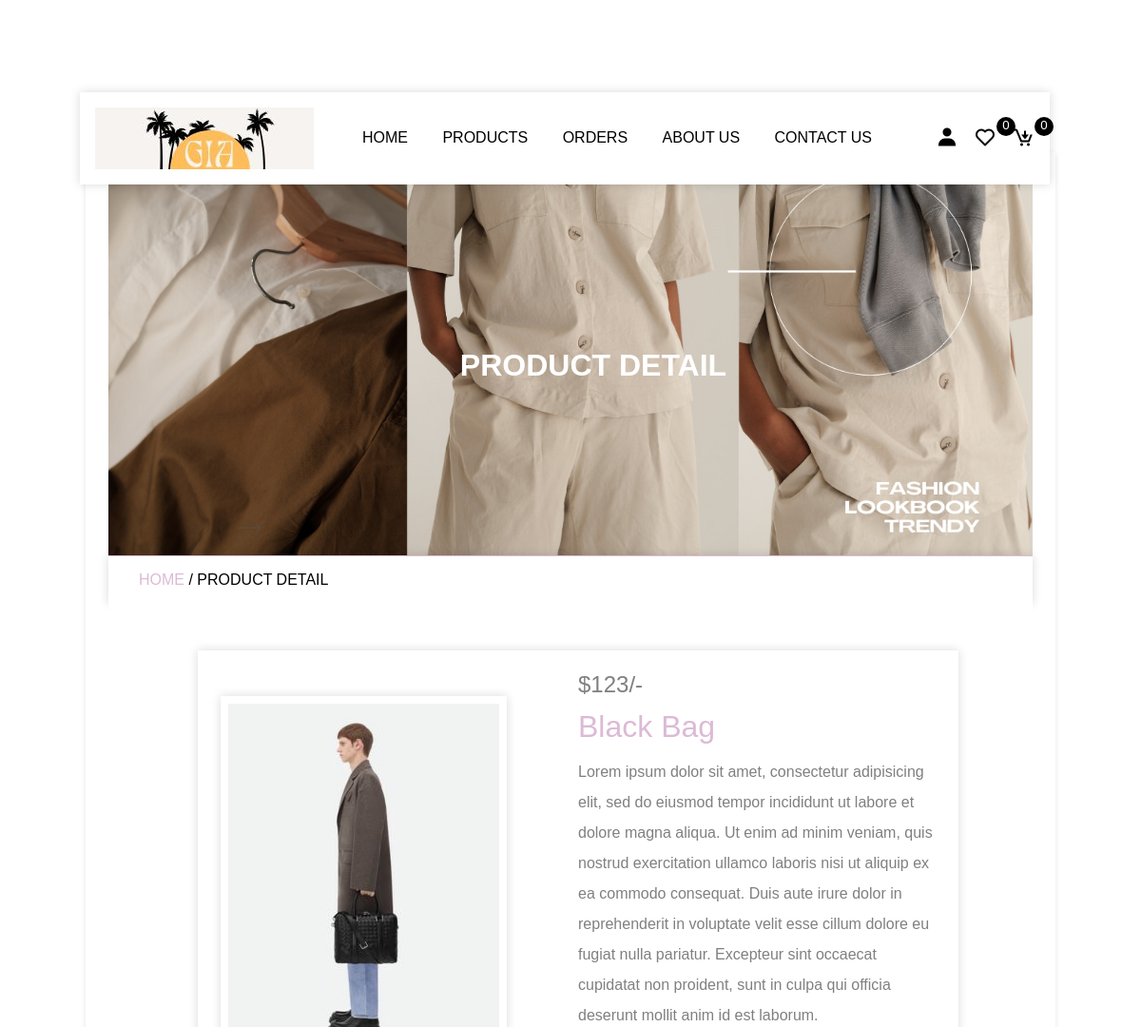
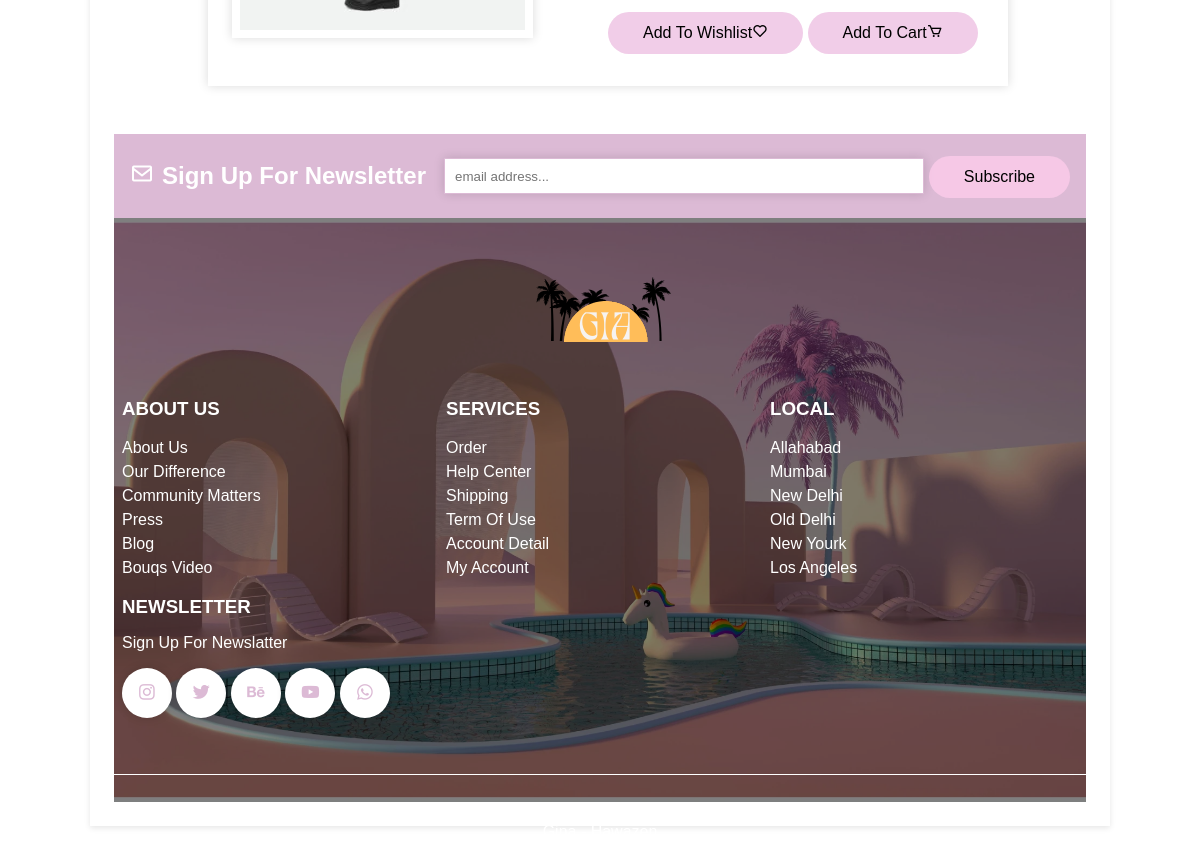
Page /view_page.php?pid=BLTtlhOgq1cuz7plh4Ia on the committed database (2 pictures, top to bottom).
### tables this page shows
CREATE TABLE `products` (
  `id` varchar(255) NOT NULL,
  `name` varchar(255) NOT NULL,
  `price` varchar(255) NOT NULL,
  `image` varchar(255) NOT NULL,
  `product_detail` varchar(500) NOT NULL,
  `status` varchar(100) NOT NULL
);

### view_page.php (the view, shortened to what this page needs)
<?php
 include 'components/connection.php';
?>
<!DOCTYPE html>
<html lang="en">
<head>
	<link href='https://unpkg.com/boxicons@2.1.4/css/boxicons.min.css' rel='stylesheet'>
</head>
<body>
	<?php include 'components/header.php'; ?>
	<div class="main">
		<div class="banner">
			<h1>product detail</h1>
		</div>
		<div class="title2">
			<a href="home.php">home </a><span>/ product detail</span>
		</div>
		<section class="view_page">
			<?php
				if (isset($_GET['pid'])) {
					$pid = $_GET['pid'];
					$select_products = $conn->prepare("SELECT * FROM `products` WHERE id = '$pid'");
					$select_products->execute();
					if ($select_products->rowCount()>0) {
						while($fetch_products = $select_products->fetch(PDO::FETCH_ASSOC)){
			?>
			<form method="post">
				<img src="image/<?php echo $fetch_products['image']; ?>">
				<div class="detail">
					<div class="price">$<?php echo $fetch_products['price']; ?>/-</div>
					<div class="name"><?php echo $fetch_products['name']; ?></div>
					<div class="detail">
						<p>Lorem ipsum dolor sit amet, consectetur adipisicing elit, sed do eiusmod
                        tempor incididunt ut labore et dolore magna aliqua. Ut enim ad minim veniam,
                        quis nostrud exercitation ullamco laboris nisi ut aliquip ex ea commodo
                        consequat. Duis aute irure dolor in reprehenderit in voluptate velit esse
                        cillum dolore eu fugiat nulla pariatur. Excepteur sint occaecat cupidatat non
                        proident, sunt in culpa qui officia deserunt mollit anim id est laborum.</p>
					</div>
					<div class="button">
						<button type="submit" name="add_to_wishlist" class="btn">add to wishlist<i class="bx bx-heart"></i></button>
						<button type="submit" name="add_to_cart" class="btn">add to cart<i class="bx bx-cart"></i></button>
					</div>
				</div>
			</form>
			<?php
						}
					}
				}
			?>
		</section>
		<?php include 'components/footer.php'; ?>
	</div>
</body>
</html>

### rows in the picture
products: image (picture), price "123", name "Black Bag"

### other values in the picture
$total_wishlist_items "0"
$total_cart_items "0"
